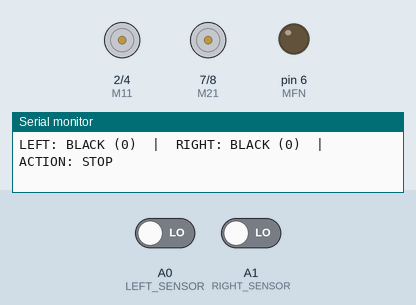
Recording of a sketch running on a simulated Arduino Uno, built with avr-gcc and run on an emulated ATmega328P. Parts: motor-driver pin pairs drawn as motors (green arrow = first pin HIGH = forward, orange = second pin HIGH = backward, longer = more drive), output pins drawn as LEDs (lit = HIGH), the last lines printed to the serial monitor. Inputs (shaded band) come from the test bench; at power-on: A0 (LEFT_SENSOR) LOW, A1 (RIGHT_SENSOR) LOW.

Above: at 1.3 s.
1.4 s: A0 (LEFT_SENSOR) driven HIGH
At 1.7 s:
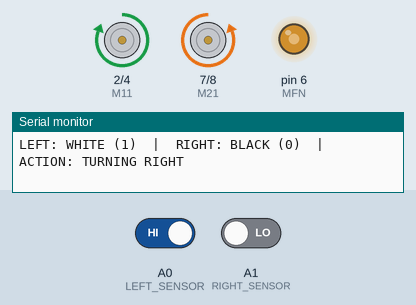
2.9 s: A1 (RIGHT_SENSOR) driven HIGH
At 4.1 s:
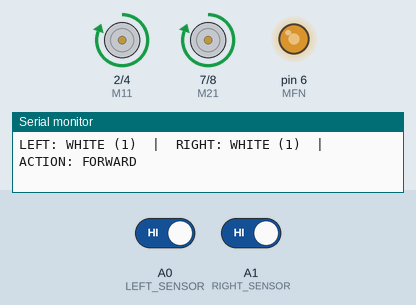
4.4 s: A0 (LEFT_SENSOR) driven LOW
At 5.2 s:
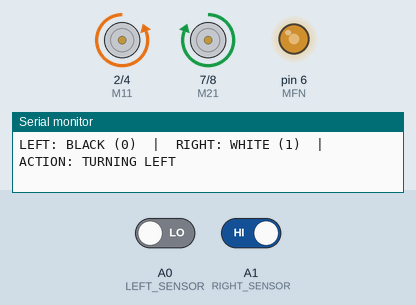
Timing chart, 0 to 7.4 s (numbered marks = the images above; inputs shaded):
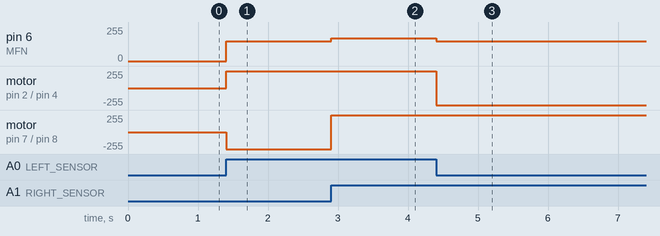

The sketch:

Practical_73.ino
```cpp
// ===============================================
// Practical-73 : Line Following Basics with Serial
// ===============================================

// Motor Driver Pins
#define M11 2
#define M12 4
#define MFN 6
#define M21 7
#define M22 8

// IR Line Sensors
#define LEFT_SENSOR  A0
#define RIGHT_SENSOR A1

// Non-blocking Serial Timer
unsigned long lastSerialTime = 0;
const char* robotAction = "STOP";

void setup()
{
  Serial.begin(9600);
  delay(100);

  Serial.println(F("\n========================================"));
  Serial.println(F("  PRACTICAL-73: LINE FOLLOWER READY     "));
  Serial.println(F("========================================"));

  pinMode(M11, OUTPUT);
  pinMode(M12, OUTPUT);
  pinMode(MFN, OUTPUT);
  pinMode(M21, OUTPUT);
  pinMode(M22, OUTPUT);

  pinMode(LEFT_SENSOR, INPUT);
  pinMode(RIGHT_SENSOR, INPUT);

  stopMotor();
}

void loop()
{
  int left = digitalRead(LEFT_SENSOR);
  int right = digitalRead(RIGHT_SENSOR);

  // Logic: Black Line = 0, White Surface = 1

  if (left == 1 && right == 1)
  {
    // Both on White -> Line is in center -> Go Straight
    forward();
  }
  else if (left == 0 && right == 1)
  {
    // Left sensor hits Black Line -> Steer Left
    leftTurn();
  }
  else if (left == 1 && right == 0)
  {
    // Right sensor hits Black Line -> Steer Right
    rightTurn();
  }
  else
  {
    // Both sensors hit Black (End of track / T-junction)
    stopMotor();
  }

  // Serial Monitor Telemetry (Updates smoothly every 150ms)
  if (millis() - lastSerialTime >= 150)
  {
    lastSerialTime = millis();

    Serial.print(F("LEFT: "));
    Serial.print(left == 1 ? F("WHITE (1)") : F("BLACK (0)"));
    Serial.print(F("  |  RIGHT: "));
    Serial.print(right == 1 ? F("WHITE (1)") : F("BLACK (0)"));
    Serial.print(F("  |  ACTION: "));
    Serial.println(robotAction);
  }

  delay(10);
}

// =====================
// Motor Functions
// =====================

void forward()
{
  digitalWrite(M11, HIGH);
  digitalWrite(M12, LOW);
  digitalWrite(M21, HIGH);
  digitalWrite(M22, LOW);
  analogWrite(MFN, 170); // Cruising Speed
  robotAction = "FORWARD";
}

void leftTurn()
{
  // Pivot Left Turn
  digitalWrite(M11, LOW);
  digitalWrite(M12, HIGH);
  digitalWrite(M21, HIGH);
  digitalWrite(M22, LOW);
  analogWrite(MFN, 150);
  robotAction = "TURNING LEFT";
}

void rightTurn()
{
  // Pivot Right Turn
  digitalWrite(M11, HIGH);
  digitalWrite(M12, LOW);
  digitalWrite(M21, LOW);
  digitalWrite(M22, HIGH);
  analogWrite(MFN, 150);
  robotAction = "TURNING RIGHT";
}

void stopMotor()
{
  digitalWrite(M11, LOW);
  digitalWrite(M12, LOW);
  digitalWrite(M21, LOW);
  digitalWrite(M22, LOW);
  analogWrite(MFN, 0);
  robotAction = "STOP";
}
```

Measured:
- after the input at 1.4 s, pin 6 (MFN): 0/255 → 150/255 at once; motor on pin 2 (M11) / pin 4 (M12): stopped → forward 255/255 at once; motor on pin 7 (M21) / pin 8 (M22): stopped → backward 255/255 at once
- after the input at 2.9 s, pin 6 (MFN): 150/255 → 170/255 at once; motor on pin 7 (M21) / pin 8 (M22): backward 255/255 → forward 255/255 at once
- after the input at 4.4 s, pin 6 (MFN): 170/255 → 150/255 at once; motor on pin 2 (M11) / pin 4 (M12): forward 255/255 → backward 255/255 at once
